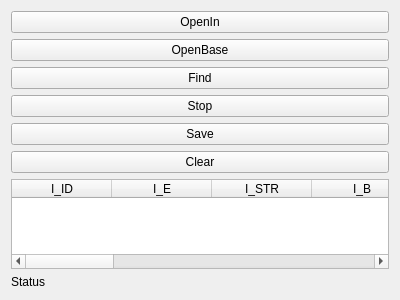
<?xml version="1.0" encoding="UTF-8"?>
<ui version="4.0">
 <class>FindBid</class>
 <widget class="QWidget" name="FindBid">
  <property name="geometry">
   <rect>
    <x>0</x>
    <y>0</y>
    <width>400</width>
    <height>300</height>
   </rect>
  </property>
  <property name="windowTitle">
   <string>Form</string>
  </property>
  <layout class="QGridLayout" name="gridLayout_2">
   <item row="6" column="0">
    <widget class="QTableWidget" name="tableWidgetResult">
     <column>
      <property name="text">
       <string>I_ID</string>
      </property>
     </column>
     <column>
      <property name="text">
       <string>I_E</string>
      </property>
     </column>
     <column>
      <property name="text">
       <string>I_STR</string>
      </property>
     </column>
     <column>
      <property name="text">
       <string>I_B</string>
      </property>
     </column>
     <column>
      <property name="text">
       <string>I_K</string>
      </property>
     </column>
     <column>
      <property name="text">
       <string>I_ADD</string>
      </property>
     </column>
     <column>
      <property name="text">
       <string>B_E</string>
      </property>
     </column>
     <column>
      <property name="text">
       <string>B_STR</string>
      </property>
     </column>
     <column>
      <property name="text">
       <string>B_B</string>
      </property>
     </column>
     <column>
      <property name="text">
       <string>B_K</string>
      </property>
     </column>
     <column>
      <property name="text">
       <string>B_ADD</string>
      </property>
     </column>
     <column>
      <property name="text">
       <string>B_ID</string>
      </property>
     </column>
    </widget>
   </item>
   <item row="2" column="0">
    <widget class="QPushButton" name="pushButtonFind">
     <property name="enabled">
      <bool>true</bool>
     </property>
     <property name="text">
      <string>Find</string>
     </property>
    </widget>
   </item>
   <item row="0" column="0">
    <widget class="QPushButton" name="pushButtonOpenIn">
     <property name="text">
      <string>OpenIn</string>
     </property>
    </widget>
   </item>
   <item row="7" column="0">
    <widget class="QLabel" name="labelStatus">
     <property name="text">
      <string>Status</string>
     </property>
    </widget>
   </item>
   <item row="4" column="0">
    <widget class="QPushButton" name="pushButtonSave">
     <property name="enabled">
      <bool>true</bool>
     </property>
     <property name="text">
      <string>Save</string>
     </property>
    </widget>
   </item>
   <item row="5" column="0">
    <widget class="QPushButton" name="pushButtonClear">
     <property name="text">
      <string>Clear</string>
     </property>
    </widget>
   </item>
   <item row="1" column="0">
    <widget class="QPushButton" name="pushButtonOpenBase">
     <property name="text">
      <string>OpenBase</string>
     </property>
    </widget>
   </item>
   <item row="3" column="0">
    <widget class="QPushButton" name="pushButtonStop">
     <property name="text">
      <string>Stop</string>
     </property>
    </widget>
   </item>
  </layout>
 </widget>
 <resources/>
 <connections/>
</ui>
